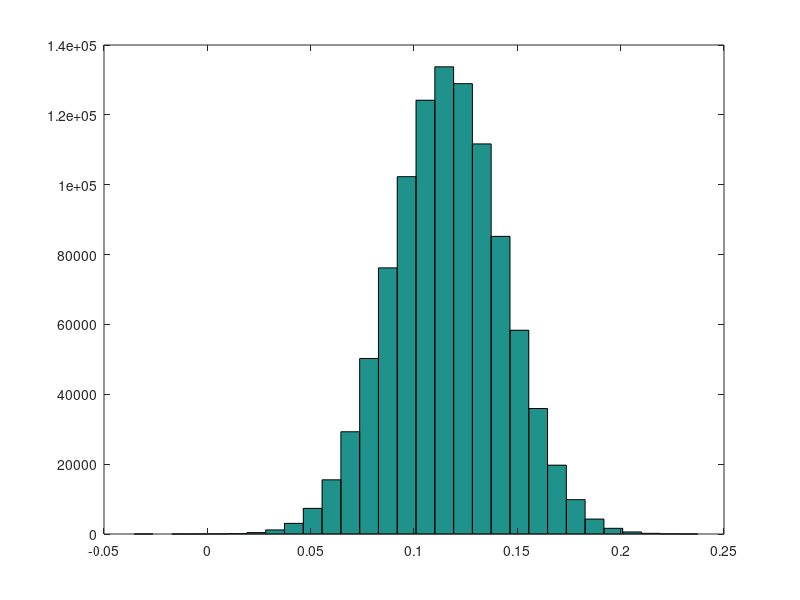

This figure's MATLAB source:
n = 10^6; %num muestras
r(:,1) = ones(n,1)*0.12;
for i = 2:3
    r(:,i) = 0.01 + 0.9 * r(:,i-1)+0.02*randn(n,1);
end
r_order = sort(r(:,3));

%% Percentil 1%
VaR = 10000*(r_order(round(n*0.5))-r_order(round(n*0.01)))
hist(r_order,30)

